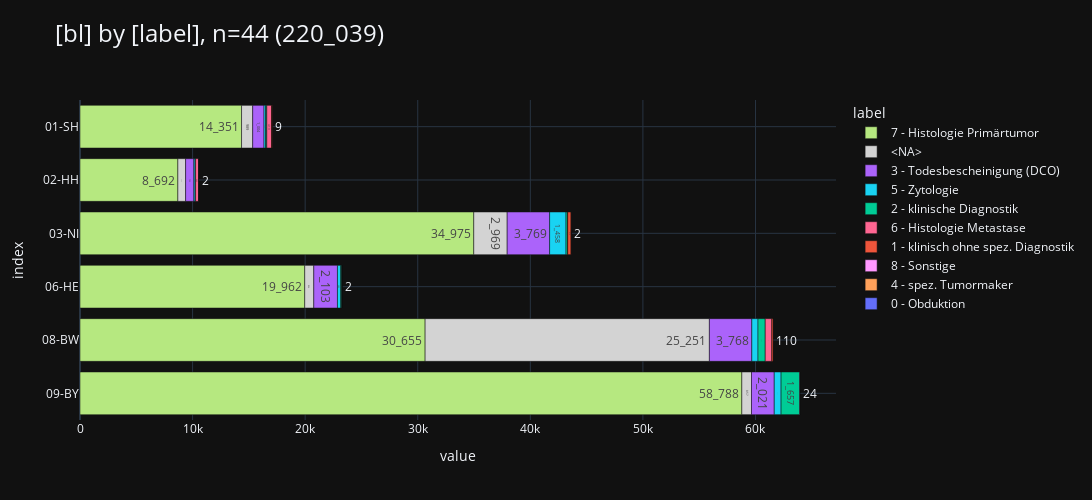

Write notebook code for a chart like this one.
### Code cell
_df = df_dsich[
    [
        "bl",
        "label",
        "cnt",
    ]
].sort_values("bl")

_ = pls.plot_stacked_bars(
    _df,
    # swap=True,
    orientation="h",
    # show_total=True,
    # normalize=True,
    # relative=True,
    # height=1000,
    # top_n_color=5,
    # sort_values_index=True,
    sort_values_color=True,
    # top_n_index=3,
    # precision=2,
    # show_other=True,
    # top_n_index=2,
)
_

### Figure 1 — Plotly figure (JSON) as saved in the notebook; plotly's stock layout.template omitted (floating-point values rounded to 4 significant figures)
{"data": [{"hovertemplate": "col=7 - Histologie Primärtumor<br>value=%{x}<br>index=%{y}<br>cnt_str=%{text}<extra></extra>", "legendgroup": "7 - Histologie Primärtumor", "marker": {"color": "#B6E880", "pattern": {"shape": ""}}, "name": "7 - Histologie Primärtumor", "orientation": "h", "showlegend": true, "text": ["14_351", "8_692", "34_975", "19_962", "30_655", "58_788"], "textposition": "auto", "type": "bar", "x": [14351, 8692, 34975, 19962, 30655, 58788], "xaxis": "x", "y": ["01-SH", "02-HH", "03-NI", "06-HE", "08-BW", "09-BY"], "yaxis": "y"}, {"hovertemplate": "col=<NA><br>value=%{x}<br>index=%{y}<br>cnt_str=%{text}<extra></extra>", "legendgroup": "<NA>", "marker": {"color": "lightgray", "pattern": {"shape": ""}}, "name": "<NA>", "orientation": "h", "showlegend": true, "text": ["989", "688", "2_969", "804", "25_251", "857"], "textposition": "auto", "type": "bar", "x": [989, 688, 2969, 804, 25251, 857], "xaxis": "x", "y": ["01-SH", "02-HH", "03-NI", "06-HE", "08-BW", "09-BY"], "yaxis": "y"}, {"hovertemplate": "col=3 - Todesbescheinigung (DCO)<br>value=%{x}<br>index=%{y}<br>cnt_str=%{text}<extra></extra>", "legendgroup": "3 - Todesbescheinigung (DCO)", "marker": {"color": "#AB63FA", "pattern": {"shape": ""}}, "name": "3 - Todesbescheinigung (DCO)", "orientation": "h", "showlegend": true, "text": ["1_004", "735", "3_769", "2_103", "3_768", "2_021"], "textposition": "auto", "type": "bar", "x": [1004, 735, 3769, 2103, 3768, 2021], "xaxis": "x", "y": ["01-SH", "02-HH", "03-NI", "06-HE", "08-BW", "09-BY"], "yaxis": "y"}, {"hovertemplate": "col=5 - Zytologie<br>value=%{x}<br>index=%{y}<br>cnt_str=%{text}<extra></extra>", "legendgroup": "5 - Zytologie", "marker": {"color": "#19D3F3", "pattern": {"shape": ""}}, "name": "5 - Zytologie", "orientation": "h", "showlegend": true, "text": ["146", "116", "1_458", "289", "550", "607"], "textposition": "auto", "type": "bar", "x": [146, 116, 1458, 289, 550, 607], "xaxis": "x", "y": ["01-SH", "02-HH", "03-NI", "06-HE", "08-BW", "09-BY"], "yaxis": "y"}, {"hovertemplate": "col=2 - klinische Diagnostik<br>value=%{x}<br>index=%{y}<br>cnt_str=%{text}<extra></extra>", "legendgroup": "2 - klinische Diagnostik", "marker": {"color": "#00CC96", "pattern": {"shape": ""}}, "name": "2 - klinische Diagnostik", "orientation": "h", "showlegend": true, "text": ["100", "35", "151", "104", "641", "1_657"], "textposition": "auto", "type": "bar", "x": [100, 35, 151, 104, 641, 1657], "xaxis": "x", "y": ["01-SH", "02-HH", "03-NI", "06-HE", "08-BW", "09-BY"], "yaxis": "y"}, {"hovertemplate": "col=6 - Histologie Metastase<br>value=%{x}<br>index=%{y}<br>cnt_str=%{text}<extra></extra>", "legendgroup": "6 - Histologie Metastase", "marker": {"color": "#FF6692", "pattern": {"shape": ""}}, "name": "6 - Histologie Metastase", "orientation": "h", "showlegend": true, "text": ["419", "262", "1", "584"], "textposition": "auto", "type": "bar", "x": [419, 262, 1, 584], "xaxis": "x", "y": ["01-SH", "02-HH", "03-NI", "08-BW"], "yaxis": "y"}, {"hovertemplate": "col=1 - klinisch ohne spez. Diagnostik<br>value=%{x}<br>index=%{y}<br>cnt_str=%{text}<extra></extra>", "legendgroup": "1 - klinisch ohne spez. Diagnostik", "marker": {"color": "#EF553B", "pattern": {"shape": ""}}, "name": "1 - klinisch ohne spez. Diagnostik", "orientation": "h", "showlegend": true, "text": ["65", "312", "110"], "textposition": "auto", "type": "bar", "x": [65, 312, 110], "xaxis": "x", "y": ["01-SH", "03-NI", "08-BW"], "yaxis": "y"}, {"hovertemplate": "col=8 - Sonstige<br>value=%{x}<br>index=%{y}<br>cnt_str=%{text}<extra></extra>", "legendgroup": "8 - Sonstige", "marker": {"color": "#FF97FF", "pattern": {"shape": ""}}, "name": "8 - Sonstige", "orientation": "h", "showlegend": true, "text": ["5", "24"], "textposition": "auto", "type": "bar", "x": [5, 24], "xaxis": "x", "y": ["03-NI", "09-BY"], "yaxis": "y"}, {"hovertemplate": "col=4 - spez. Tumormaker<br>value=%{x}<br>index=%{y}<br>cnt_str=%{text}<extra></extra>", "legendgroup": "4 - spez. Tumormaker", "marker": {"color": "#FFA15A", "pattern": {"shape": ""}}, "name": "4 - spez. Tumormaker", "orientation": "h", "showlegend": true, "text": ["9", "2", "7"], "textposition": "auto", "type": "bar", "x": [9, 2, 7], "xaxis": "x", "y": ["01-SH", "02-HH", "06-HE"], "yaxis": "y"}, {"hovertemplate": "col=0 - Obduktion<br>value=%{x}<br>index=%{y}<br>cnt_str=%{text}<extra></extra>", "legendgroup": "0 - Obduktion", "marker": {"color": "#636EFA", "pattern": {"shape": ""}}, "name": "0 - Obduktion", "orientation": "h", "showlegend": true, "text": ["2", "2"], "textposition": "auto", "type": "bar", "x": [2, 2], "xaxis": "x", "y": ["03-NI", "06-HE"], "yaxis": "y"}], "layout": {"barmode": "relative", "height": 500, "legend": {"title": {"text": "label"}, "tracegroupgap": 0, "traceorder": "normal"}, "title": {"font": {"size": 24}, "text": "[bl] by [label], n=44 (220_039)", "xanchor": "left", "y": 0.95, "yanchor": "top"}, "width": 2000, "xaxis": {"anchor": "y", "domain": [0, 1], "gridwidth": 1, "range": [0, 67150.0], "showgrid": true, "title": {"text": "value"}}, "yaxis": {"anchor": "x", "categoryarray": ["09-BY", "08-BW", "06-HE", "03-NI", "02-HH", "01-SH"], "categoryorder": "array", "domain": [0, 1], "gridwidth": 1, "showgrid": true, "title": {"text": "index"}}}}
